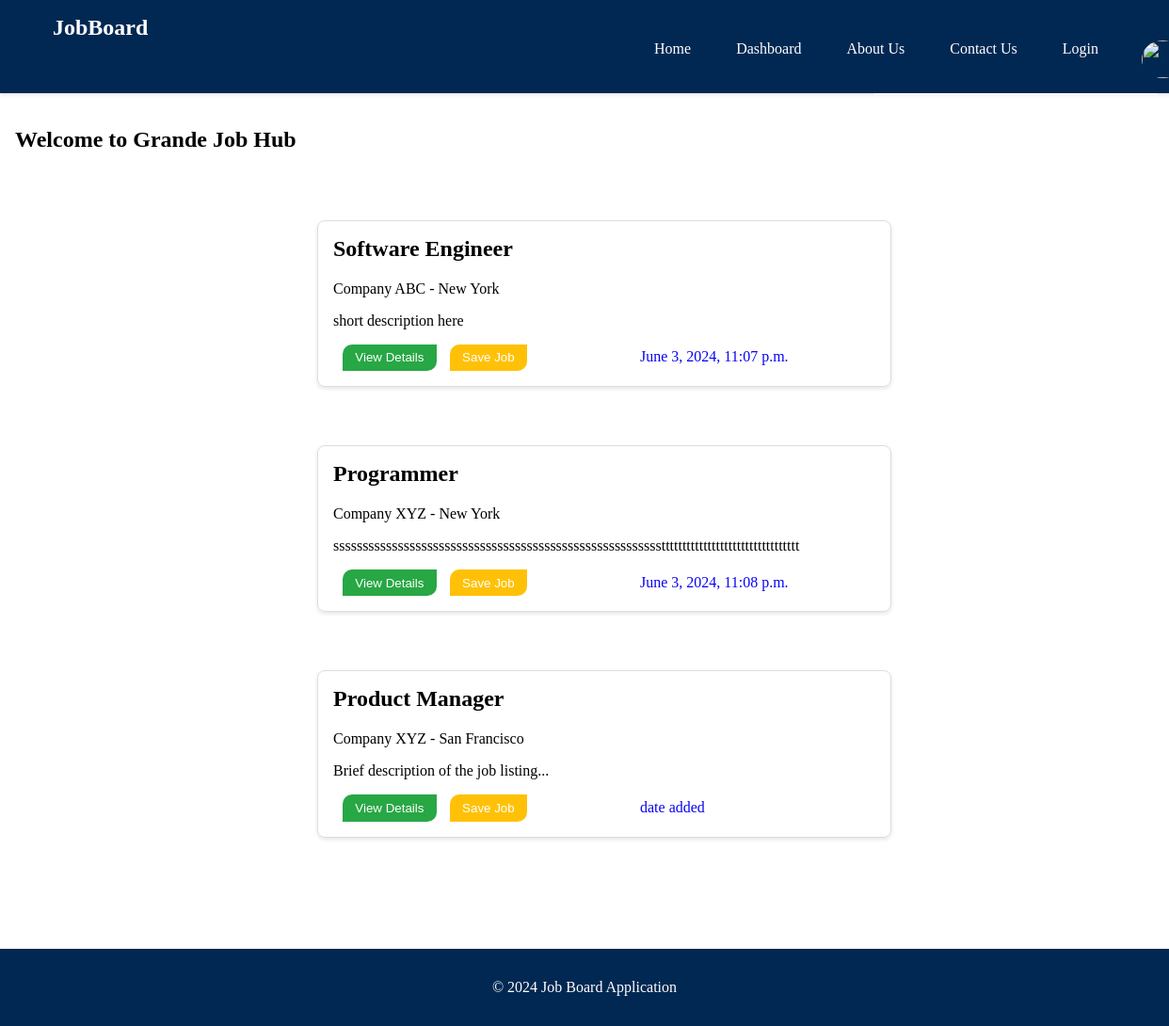
The page / on the database its author committed.
### Jobhub/models.py (models this page shows, shortened)
class Job(models.Model):
    title = models.CharField(max_length=500)
    company = models.CharField(max_length=500)
    short_description = models.TextField()
    long_description = models.TextField()
    created_by = models.ForeignKey(User, related_name='jobs', on_delete=models.CASCADE)
    created_at = models.DateTimeField(auto_now=True)
    changed_at = models.DateTimeField(auto_now=True)

### Jobhub/views.py (the view)
# urls.py: 2. Add a URL to urlpatterns:  path('', views.home, name='home')
def home(request):
    jobs = Job.objects.all()
    return render(request, 'Jobhub/index.html', {'jobs':jobs})

### Jobhub/templates/Jobhub/index.html (shortened to what this page needs)
{% extends 'Jobhub/main.html' %}
{% block content %}
<body>
    <section>
        <h1>Welcome to Grande Job Hub </h1>
        <main class="container1">
            <section class="job-listing">
                {% for job in jobs %}
                    <div class="job-card">
                        <h2>{{ job.title }}</h2>
                        <p>{{ job.company }} - New York</p>
                        <p>{{ job.short_description }}</p>
                        <a href="{%url 'job_detail' job.id %}"><button class="apply-btn">View Details</button></a>
                        <button class="save-btn">Save Job</button>
                        <span class="date">{{ job.created_at }}</span>
                    </div>
                {% endfor %}
                <div class="job-card">
                    <h2>Product Manager</h2>
                    <p>Company XYZ - San Francisco</p>
                    <p>Brief description of the job listing...</p>
                    <a href="jobdetail.html"><button class="apply-btn">View Details</button></a>
                    <button class="save-btn">Save Job</button>
                    <span class="date">date added</span>
                </div>
            </section>
        </main>
    </section>
</body>
{% endblock %}

### Jobhub/templates/Jobhub/main.html (shortened to what this page needs)
<!DOCTYPE html>
<html lang="en">
<head>
</head>
<body>
    <header class="navbar">
        <div class="container">
            <div class="logo">
                <a href="/">JobBoard</a>
            </div>
            <nav class="nav-links">
                <ul>
                    <li><a href="/">Home</a></li>
                    <li><a href="/dashboard">Dashboard</a></li>
                    <li><a href="#about.html">About Us</a></li>
                    <li><a href="#contact.html">Contact Us</a></li>
                    <li><a href="/auth">Login</a></li>
                    <img src="images/download (40).jpeg" class="user-pic" onclick="toggleMenu()">
                <div class="menu-wrap" id="menuWrap">
                </div>
                </ul>
            </nav>
        </div>
    </header>
    <main class="container">
        {% block content %}
        {% endblock %}
    </main>
    <footer>
        <p>&copy; 2024 Job Board Application</p>
    </footer>
</body>
</html>

### Jobhub/templates/Jobhub/main.html (style rules this page uses)
body { font-family: Cambria, Cochin, Georgia, Times, 'Times New Roman', serif; margin: 0; padding: 0; box-sizing: border-box; }
footer { background-color: #012852; color: white; text-align: center; padding: 1em 0; }
.container { width: 100%; margin: 0; }
.navbar { background: #012852; color: #fff; padding: 1em; width: 100%; top: 0; left: 0; z-index: 1000; box-shadow: 0 2px 4px rgba(0, 0, 0, 0.1); }
.logo a { color: #fff; text-decoration: none; font-size: 1.5em; font-weight: bold; margin: 40px; }
.nav-links ul { list-style: none; padding: 0; margin: 0; display: flex; justify-content: flex-end; }
.nav-links ul li { margin-left: 1em; }
.nav-links ul li a { color: #fff; text-decoration: none; padding: 0.5em 1em; transition: background 0.3s, color 0.3s; }
.user-pic { width: 45px; height: 40px; border-radius: 50%; cursor: pointer; margin-left: 30px; }
.menu-wrap { position: absolute; top: 99px; right: 1%; width: 300px; max-height: 0px; overflow: hidden; transition: max-height 0.5s ease-in-out; background-color: #fff; border: 1px solid #fff; }

### Jobhub/templates/Jobhub/index.html (style rules this page uses)
body { font-family: Cambria, Cochin, Georgia, Times, 'Times New Roman', serif; margin: 0; padding: 0; box-sizing: border-box; }
main { padding: 1em; }
.container1 { max-width: 1200px; margin: 20px auto; padding: 20px 1em; }
.apply-btn, .save-btn { background-color: #28a745; color: white; border: none; padding: 0.5em 1em; cursor: pointer; border-radius: 10px 0; margin-left: 10px; }
.save-btn { background-color: #ffc107; }
.job-listing, .job-detail, .profile { margin-bottom: 2em; display: flex; align-items: center; justify-content: center; }
.job-card, .job-detail-card { border: 1px solid #ddd; border-radius: 8px; padding: 1em; padding-left: rem; margin-top: 2em; margin-left: 300px; margin-bottom: 30px; box-shadow: 0 2px 4px rgba(0,0,0,0.1); }
.job-card h2, .job-detail-card h2, .profile-card h2 { margin-top: 0; }
.date { margin-left: 100px; padding: 0.5em 1em; border-radius: 10px 0; cursor: pointer; color:#0905f3; }
@media (min-width: 768px) { .job-listing, .job-detail, .profile { display: flex; justify-content: space-between; flex-wrap: wrap; } }
@media (min-width: 768px) { .job-card, .job-detail-card, .profile-card { width: 48%; } }

### rows shown on the page
Job: title "Software Engineer", company "Company ABC", short_description "short description here", created_at "June 3, 2024, 11:07 p.m."
Job: title "Programmer", company "Company XYZ", short_description "ssssssssssssssssssssssssssssssssssssssssssssssssssssssssttttttttttttttttttttttttttttttttt", created_at "June 3, 2024, 11:08 p.m."
